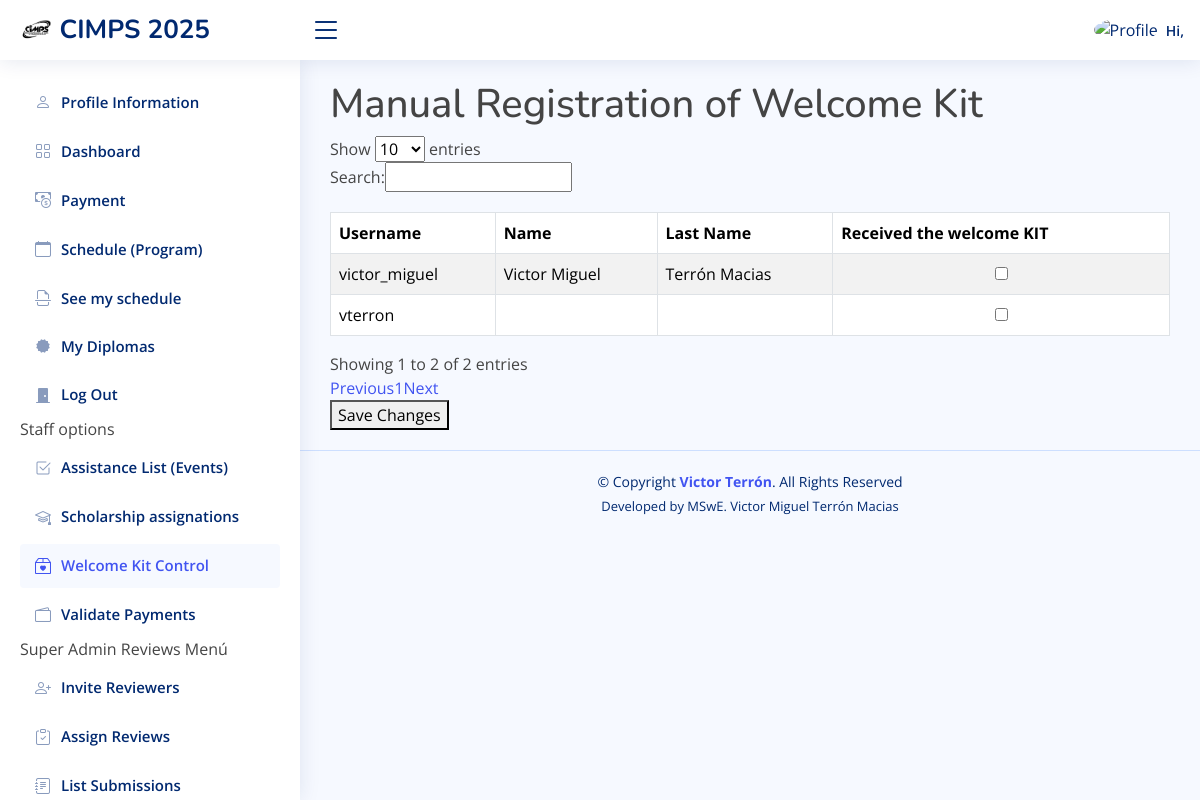
Screenshot of /consultWelcomeKit/ (signed in) with the database file from the repository.
### mainApplication/models.py (models this page shows, shortened)
class UserProfile(models.Model):
    GENDER_CHOICES = (
        ('male', 'Male'),
        ('female', 'Female'),
    )
    USER_TYPE_CHOICES = (
        ('author', 'Author'),
        ('public', 'General Public'),
        ('student', 'Student'),
    )
    user = models.OneToOneField(settings.AUTH_USER_MODEL, on_delete=models.CASCADE)
    gender = models.CharField(max_length=10, choices=GENDER_CHOICES)
    state = models.CharField(max_length=100)
    country = CountryField()
    university_name = models.CharField(max_length=255)
    university_address = models.CharField(max_length=255)
    user_type = models.CharField(max_length=20, choices=USER_TYPE_CHOICES)
    payment_completed=models.BooleanField(default=0)
    payment_observarions=models.CharField(default=" ",max_length=255,null=True, blank=True)
    transactionID=models.CharField(default=" ",max_length=255, null=True, blank=True)
    recibioKIT=models.BooleanField(default=False)
    permitirRegistro=models.BooleanField(default=False)
    FullName=models.CharField(max_length=255, blank=True, null=True, verbose_name="Full Name (The name you write will be the one under which your certificates will be issued)")  # Nombre completo
    manualPayment=models.BooleanField(default=False)
    amount=models.CharField(default=" ",max_length=255, null=True, blank=True)

class CustomUser(AbstractUser):
    isReviewer = models.BooleanField(default=False)

### mainApplication/views.py (the view, shortened to what this page needs)
# urls.py: path('consultWelcomeKit/', views.listarRecibioKit, name='consultWelcomeKit'),#admin/staff
@staff_member_required
def listarRecibioKit(request):
    users = UserProfile.objects.all()
    saved = False
    return render(request, 'registroKits.html', {'users': users, 'saved': saved})

### mainApplication/context_processors.py (called while the page is built)
def user_context(request):
    if request.user.is_authenticated:
        return get_user_context_data(request)
    return {}

### mainApplication/templates/registroKits.html (shortened to what this page needs)
{%extends "base.html"%}{% load static %}
{%block content%}
<body>
    <h1>Manual Registration of Welcome Kit </h1>
    <form method="POST" id="userForm">
        {% csrf_token %}
        <table id="userTable" class="display table table-striped table-bordered" style="margin-top: 20px;">
            <thead>
                <tr>
                    <th>Username</th>
                    <th>Name</th>
                    <th>Last Name</th>
                    <th>Received the welcome KIT</th>
                </tr>
            </thead>
            <tbody>
                {% for user in users %}
                <tr>
                    <td>{{ user.user.username }}</td>
                    <td>{{ user.user.first_name }}</td>
                    <td>{{ user.user.last_name }}</td>
                    <td style="text-align: center;">
                        <input type="checkbox" name="user_ids" value="{{ user.id }}" {% if user.recibioKIT %}checked{% endif %}>
                    </td>
                </tr>
                {% endfor %}
            </tbody>
        </table>
        <button type="submit">Save Changes</button>
    </form>
</body>
{%endblock%}

### mainApplication/static/assets/css/style.css (style rules this page uses)
:root { scroll-behavior: smooth; }
body { font-family: "Open Sans", sans-serif; background: #f6f9ff; color: #444444; }
h1, h2, h3, h4, h5, h6 { font-family: "Nunito", sans-serif; }

### rows the page displays
UserProfile: user.username "victor_miguel", user.first_name "Victor Miguel", user.last_name "Terrón Macias"
UserProfile: user.username "vterron"
